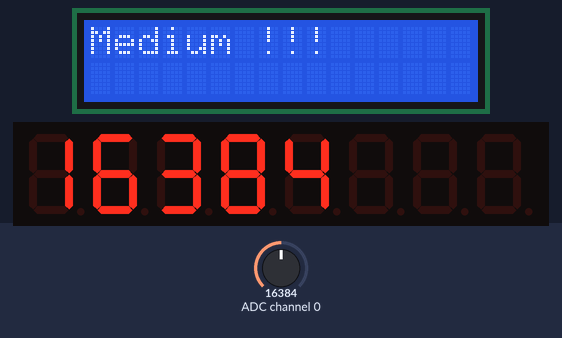
The program below on a simulated Raspberry Pi (header pin numbers). Parts: 16×2 character LCD, 8-digit seven-segment display. The inputs (shaded band) are chosen by the test bench; at power-on: ADC channel 0 = 16384 (analog values on the 0–32767 scale). What the program prints to the terminal is not drawn.

Above: at 1.4 s.
1.5 s: ADC channel 0 set to 10328
At 3.2 s:
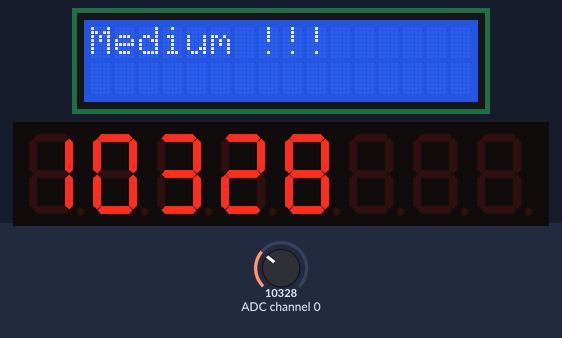
5.7 s: ADC channel 0 set to 9552
At 7.7 s:
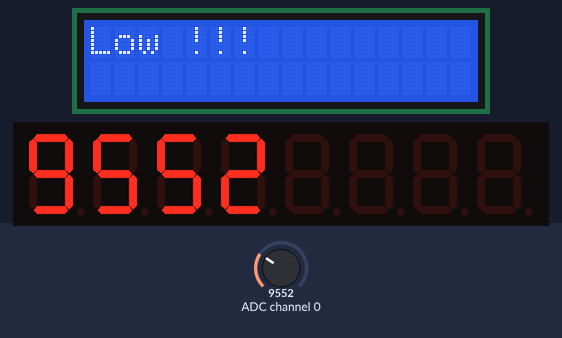
8.0 s: ADC channel 0 set to 25327
At 9.5 s:
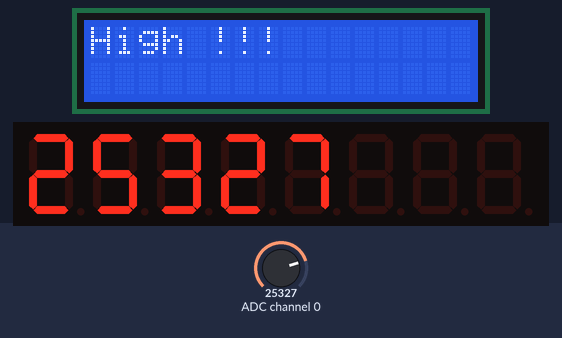
Timing chart, 0 to 11.0 s (numbered marks = the images above; inputs shaded):
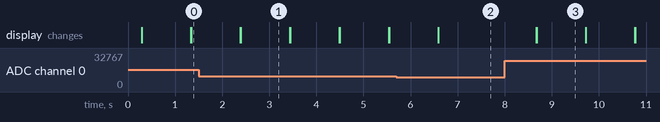

Measured:
- the behaviour switches between 10000 and 9992 on ADC channel 0 (found by bisection; images 1 and 2)
- after the input at 1.5 s, the display: first changes after 0.88 s (image 1 shows a later state)
- after the input at 5.7 s, the display: changes after 0.89 s (image 2)
- after the input at 8.0 s, the display: first changes after 0.67 s (image 3 shows a later state)
- what the display in image 1 shows lasts 1.0 s, from 2.4 s to 3.4 s

The program:

assign7.py
```python
import RPi.GPIO as GPIO
import Adafruit_ADS1x15

from luma.led_matrix.device import max7219
from luma.core.interface.serial import spi, noop
from luma.core.virtual import viewport, sevensegment

import lcddriver
import time
adc = Adafruit_ADS1x15.ADS1115()
GAIN = 1
GPIO.setmode(GPIO.BOARD)
adc =Adafruit_ADS1x15.ADS1115()
GAIN=1
lcd = lcddriver.lcd()
serial = spi(port=0, device=0, gpio=noop())
device = max7219(serial, cascaded=1)
seg = sevensegment(device)
while True :
    lcd.lcd_clear()
    value =adc.read_adc(0,gain=GAIN)
    if value < 0 :
        value = 0
    print(value)
    seg.text = str(value)
    if value < 10000 :
        lcd.lcd_display_string("Low !!!",1)
    elif value > 25000 :
        lcd.lcd_display_string("High !!!",1)
    else:
        lcd.lcd_display_string("Medium !!!",1)
    time.sleep(1)
```
